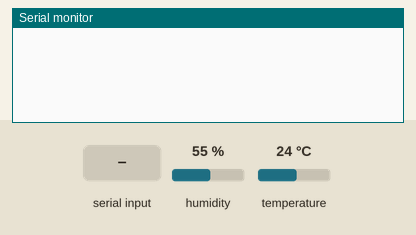
A sketch run on a simulated Arduino Uno, built with avr-gcc and run on an emulated ATmega328P. Shown: the last lines printed to the serial monitor. The inputs (shaded band) are chosen by the test bench; at power-on: humidity 55 %, temperature 24 °C.

Above: at 1.2 s.
1.3 s: "temperature" received over Serial
At 3.5 s:
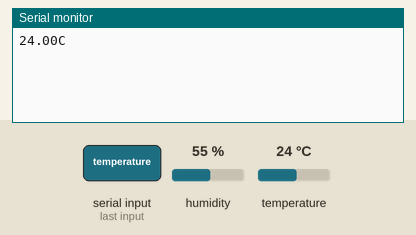
3.8 s: "humidity" received over Serial
At 5.6 s:
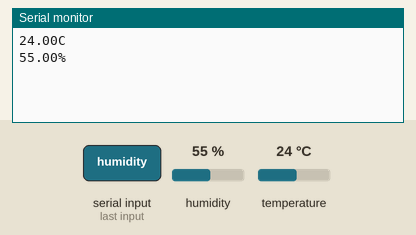
6.3 s: "1" received over Serial
At 7.8 s:
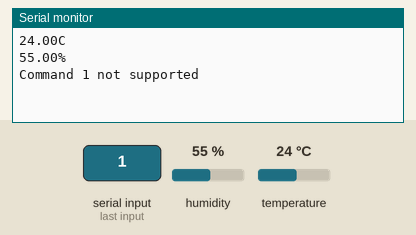

The sketch:

arduino.ino
```cpp
#include <DHT.h>

#define SERIAL_BAUD_RATE 115200

#define DHTPIN 4          // Digital pin connected to the DHT sensor
#define DHTTYPE DHT11

// Initialize DHT sensor.
// Note that older versions of this library took an optional third parameter to
// tweak the timings for faster processors.  This parameter is no longer needed
// as the current DHT reading algorithm adjusts itself to work on faster procs.
DHT dht(DHTPIN, DHTTYPE);

void setup() {
  Serial.begin(SERIAL_BAUD_RATE);

  dht.begin();
}

void loop() {

  if (Serial.available() > 0) {
    String command = Serial.readString();

    if (command == "temperature") {
      processTemperature();
    } else if (command == "humidity") {
      processHumidity();
    } else {
      Serial.println("Command " + command + " not supported");
    }
  }

}

void processTemperature() {
  // Reading temperature or humidity takes about 250 milliseconds!
  // Sensor readings may also be up to 2 seconds 'old' (its a very slow sensor)
  // Read temperature as Celsius (the default)
  float t = dht.readTemperature();

  if (isnan(t)) {
    Serial.println("Error read temperature");
    return;
  }

  Serial.print(t);
  Serial.println("C");
}

void processHumidity() {
  // Reading temperature or humidity takes about 250 milliseconds!
  // Sensor readings may also be up to 2 seconds 'old' (its a very slow sensor)
  float h = dht.readHumidity();

  if (isnan(h)) {
    Serial.println("Error read humidity");
    return;
  }

  Serial.print(h);
  Serial.println("%");
}
```

Measured:
- after the input at 1.3 s, the serial monitor: prints a new line after 1.0 s (image 1)
- after the input at 3.8 s, the serial monitor: prints a new line after 1.0 s (image 2)
- after the input at 6.3 s, the serial monitor: prints a new line after 1.0 s (image 3)
